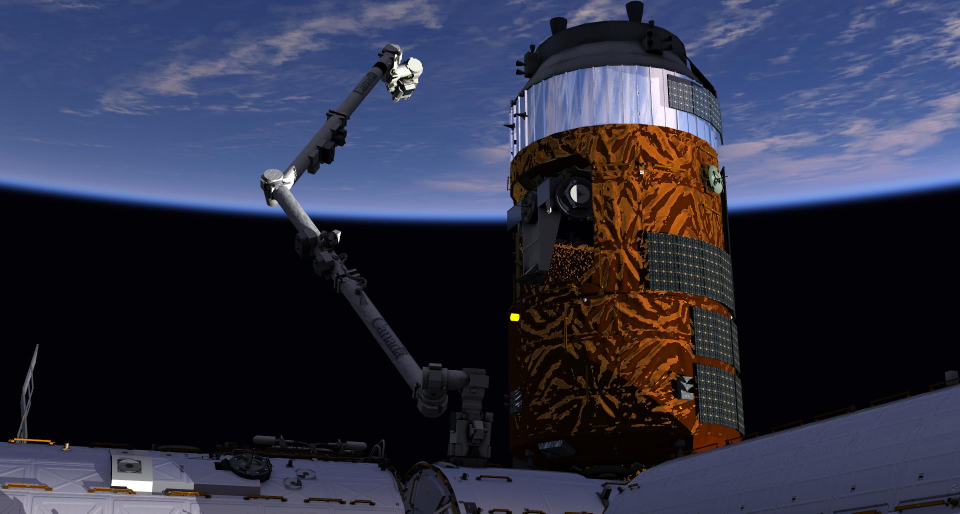
//> input picture testConcepts/testStereoBM/image1.jpeg, 1920 x 1027 px (shown at 1/2 size)
$ ./stereoBM image1.jpeg image2.jpeg -GT=image2.jpeg   (built with g++ and OpenCV 4)
//> lines starting //> are read from the running program, lines starting //| are printed output that depends on the picture
#include "opencv2/calib3d.hpp"
#include "opencv2/imgproc.hpp"
#include "opencv2/imgcodecs.hpp"
#include "opencv2/highgui.hpp"
#include "opencv2/core/utility.hpp"
#include "opencv2/ximgproc/disparity_filter.hpp"
#include <iostream>
#include <string>

using namespace cv;
using namespace cv::ximgproc;
using namespace std;

Rect computeROI(Size2i src_sz, Ptr<StereoMatcher> matcher_instance);

const String keys =
    "{help h usage ? |                  | print this message                                                }"
    "{@left          |../data/aloeL.jpg | left view of the stereopair                                       }"
    "{@right         |../data/aloeR.jpg | right view of the stereopair                                      }"
    "{GT             |../data/aloeGT.png| optional ground-truth disparity (MPI-Sintel or Middlebury format) }"
    "{dst_path       |None              | optional path to save the resulting filtered disparity map        }"
    "{dst_raw_path   |None              | optional path to save raw disparity map before filtering          }"
    "{algorithm      |bm                | stereo matching method (bm or sgbm)                               }"
    "{filter         |wls_conf          | used post-filtering (wls_conf or wls_no_conf)                     }"
    "{no-display     |                  | don't display results                                             }"
    "{no-downscale   |                  | force stereo matching on full-sized views to improve quality      }"
    "{dst_conf_path  |None              | optional path to save the confidence map used in filtering        }"
    "{vis_mult       |1.0               | coefficient used to scale disparity map visualizations            }"
    "{max_disparity  |160               | parameter of stereo matching                                      }"
    "{window_size    |-1                | parameter of stereo matching                                      }"
    "{wls_lambda     |8000.0            | parameter of post-filtering                                       }"
    "{wls_sigma      |1.5               | parameter of post-filtering                                       }"
    ;

int main(int argc, char** argv)
{
    CommandLineParser parser(argc,argv,keys);
    parser.about("Disparity Filtering Demo");
    if (parser.has("help"))
    {
        parser.printMessage();
        return 0;
    }

    String left_im = parser.get<String>(0);
    String right_im = parser.get<String>(1);
    String GT_path = parser.get<String>("GT");

    String dst_path = parser.get<String>("dst_path");
    String dst_raw_path = parser.get<String>("dst_raw_path");
    String dst_conf_path = parser.get<String>("dst_conf_path");
    String algo = parser.get<String>("algorithm");
    String filter = parser.get<String>("filter");
    bool no_display = parser.has("no-display");
    bool no_downscale = parser.has("no-downscale");
    int max_disp = parser.get<int>("max_disparity");
    double lambda = parser.get<double>("wls_lambda");
    double sigma  = parser.get<double>("wls_sigma");
    double vis_mult = parser.get<double>("vis_mult");

    int wsize;
    if(parser.get<int>("window_size")>=0) //user provided window_size value
        wsize = parser.get<int>("window_size");
    else
    {
        if(algo=="sgbm")
            wsize = 3; //default window size for SGBM
        else if(!no_downscale && algo=="bm" && filter=="wls_conf")
            wsize = 7; //default window size for BM on downscaled views (downscaling is performed only for wls_conf)
        else
            wsize = 15; //default window size for BM on full-sized views
    }

    if (!parser.check())
    {
        parser.printErrors();
        return -1;
    }

    //! [load_views]
    Mat left  = imread(left_im ,IMREAD_COLOR);
//> left is the input picture: 1027 rows x 1920 cols, CV_8UC3; mean B, G, R 68.5, 49.4, 47.7
    if ( left.empty() )
    {
        cout<<"Cannot read image file: "<<left_im;
        return -1;
    }

    Mat right = imread(right_im,IMREAD_COLOR);
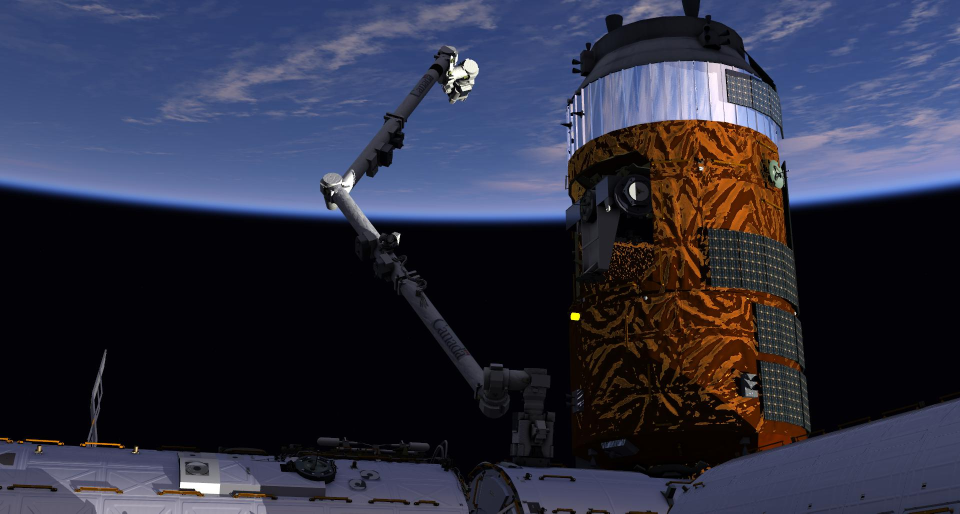
//> input picture testConcepts/testStereoBM/image2.jpeg, 1920 x 1027 px (shown at 1/2 size)
//> right is the input picture: 1027 rows x 1920 cols, CV_8UC3; mean B, G, R 67.2, 48.5, 46.9
    if ( right.empty() )
    {
        cout<<"Cannot read image file: "<<right_im;
        return -1;
    }
    //! [load_views]

    bool noGT;
    Mat GT_disp;
    if (GT_path=="../data/aloeGT.png" && left_im!="../data/aloeL.jpg")
        noGT=true;
    else
    {
        noGT=false;
        if(readGT(GT_path,GT_disp)!=0)
        {
            cout<<"Cannot read ground truth image file: "<<GT_path<<endl;
            return -1;
        }
    }

    Mat left_for_matcher, right_for_matcher;
    Mat left_disp,right_disp;
    Mat filtered_disp;
    Mat conf_map = Mat(left.rows,left.cols,CV_8U);
    conf_map = Scalar(255);
    Rect ROI;
    Ptr<DisparityWLSFilter> wls_filter;
    double matching_time, filtering_time;
    if(max_disp<=0 || max_disp%16!=0)
    {
        cout<<"Incorrect max_disparity value: it should be positive and divisible by 16";
        return -1;
    }
    if(wsize<=0 || wsize%2!=1)
    {
        cout<<"Incorrect window_size value: it should be positive and odd";
        return -1;
    }
    if(filter=="wls_conf") // filtering with confidence (significantly better quality than wls_no_conf)
    {
        if(!no_downscale)
        {
            // downscale the views to speed-up the matching stage, as we will need to compute both left
            // and right disparity maps for confidence map computation
            //! [downscale]
            max_disp/=2;
            if(max_disp%16!=0)
                max_disp += 16-(max_disp%16);
            resize(left ,left_for_matcher ,Size(),0.5,0.5);
            resize(right,right_for_matcher,Size(),0.5,0.5);
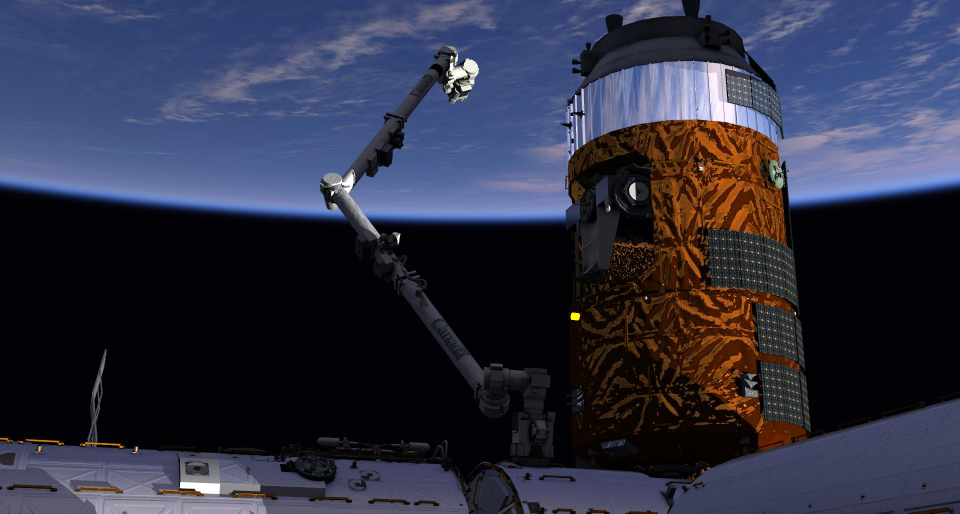
//> right_for_matcher: 514 rows x 960 cols, CV_8UC3; mean B, G, R 67.3, 48.6, 47.1
            //! [downscale]
        }
        else
        {
            left_for_matcher  = left.clone();
            right_for_matcher = right.clone();
        }

        if(algo=="bm")
        {
            //! [matching]
            Ptr<StereoBM> left_matcher = StereoBM::create(max_disp,wsize);
            wls_filter = createDisparityWLSFilter(left_matcher);
            Ptr<StereoMatcher> right_matcher = createRightMatcher(left_matcher);

            cvtColor(left_for_matcher,  left_for_matcher,  COLOR_BGR2GRAY);
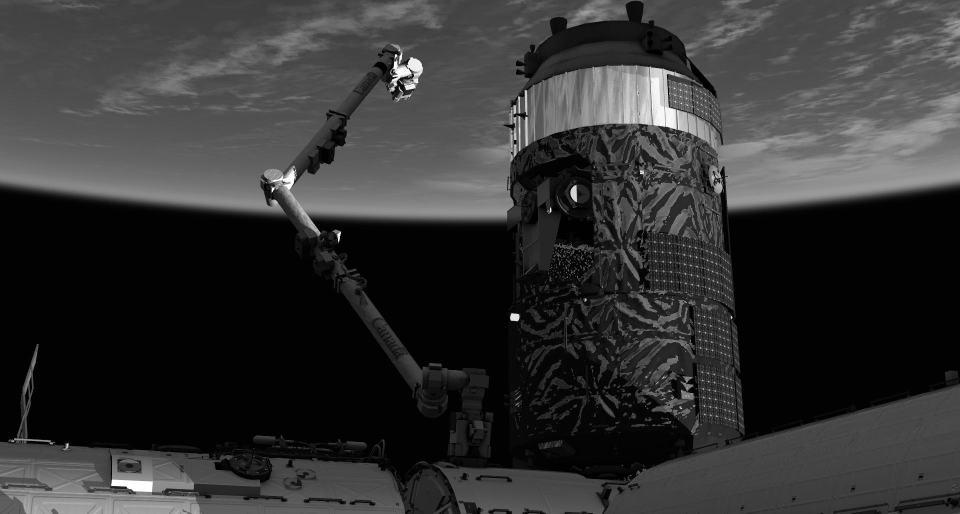
//> left_for_matcher: 514 rows x 960 cols, CV_8UC1; min 0, max 255, mean 51.2
            cvtColor(right_for_matcher, right_for_matcher, COLOR_BGR2GRAY);
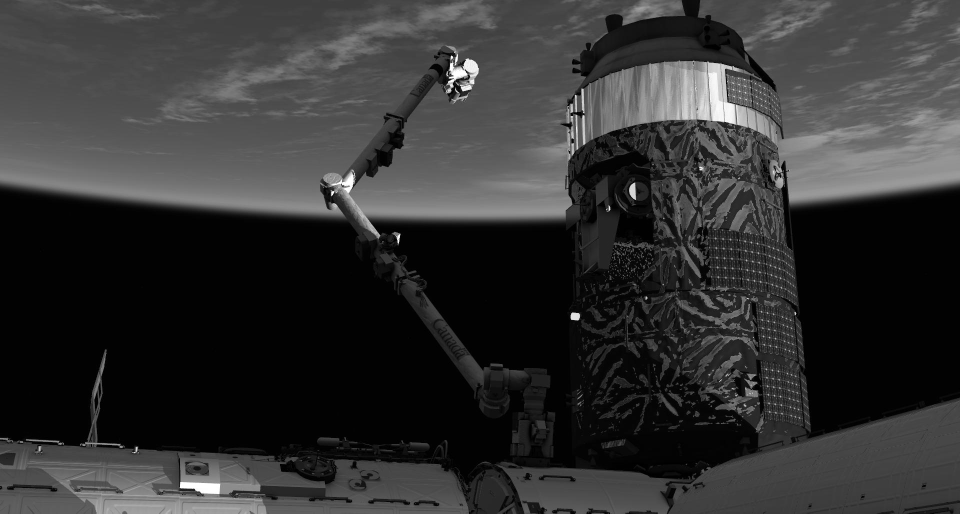
//> right_for_matcher: 514 rows x 960 cols, CV_8UC1; min 0, max 255, mean 50.3

            matching_time = (double)getTickCount();
            left_matcher-> compute(left_for_matcher, right_for_matcher,left_disp);
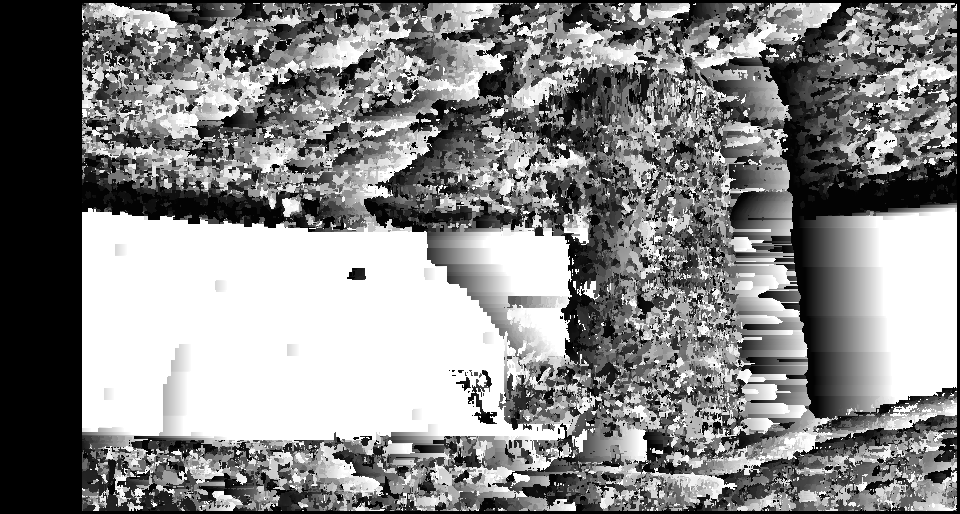
//> left_disp: 514 rows x 960 cols, CV_16SC1; min -16, max 1264, mean 664; drawn with min black and max white
            right_matcher->compute(right_for_matcher,left_for_matcher, right_disp);
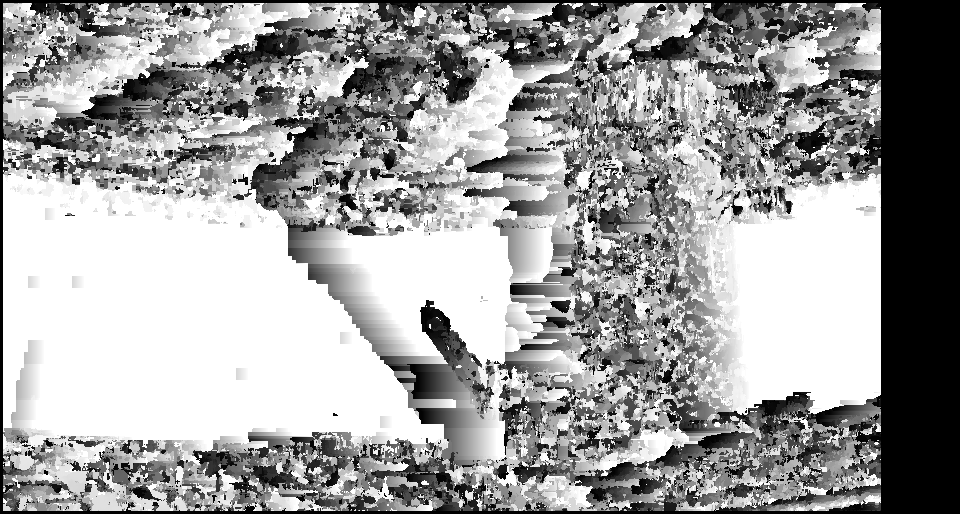
//> right_disp: 514 rows x 960 cols, CV_16SC1; min -1280, max 0, mean -480.3; drawn with min black and max white
            matching_time = ((double)getTickCount() - matching_time)/getTickFrequency();
            //! [matching]
        }
        else if(algo=="sgbm")
        {
            Ptr<StereoSGBM> left_matcher  = StereoSGBM::create(0,max_disp,wsize);
            left_matcher->setP1(24*wsize*wsize);
            left_matcher->setP2(96*wsize*wsize);
            left_matcher->setPreFilterCap(63);
            left_matcher->setMode(StereoSGBM::MODE_SGBM_3WAY);
            wls_filter = createDisparityWLSFilter(left_matcher);
            Ptr<StereoMatcher> right_matcher = createRightMatcher(left_matcher);

            matching_time = (double)getTickCount();
            left_matcher-> compute(left_for_matcher, right_for_matcher,left_disp);
            right_matcher->compute(right_for_matcher,left_for_matcher, right_disp);
            matching_time = ((double)getTickCount() - matching_time)/getTickFrequency();
        }
        else
        {
            cout<<"Unsupported algorithm";
            return -1;
        }

        //! [filtering]
        wls_filter->setLambda(lambda);
        wls_filter->setSigmaColor(sigma);
        filtering_time = (double)getTickCount();
        wls_filter->filter(left_disp,left,filtered_disp,right_disp);
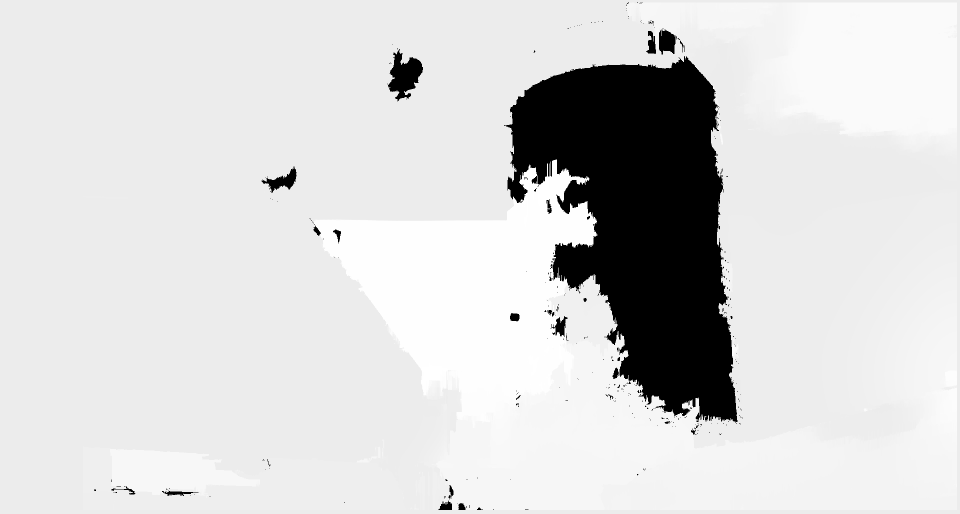
//> filtered_disp: 1027 rows x 1920 cols, CV_16SC1 (shown at 1/2 size); min -32768, max 2528, mean -3097.6; drawn with min black and max white
        filtering_time = ((double)getTickCount() - filtering_time)/getTickFrequency();
        //! [filtering]
        conf_map = wls_filter->getConfidenceMap();

        // Get the ROI that was used in the last filter call:
        ROI = wls_filter->getROI();
        if(!no_downscale)
        {
            // upscale raw disparity and ROI back for a proper comparison:
            resize(left_disp,left_disp,Size(),2.0,2.0);
//> left_disp: 1028 rows x 1920 cols, CV_16SC1
            left_disp = left_disp*2.0;
            ROI = Rect(ROI.x*2,ROI.y*2,ROI.width*2,ROI.height*2);
        }
    }
    else if(filter=="wls_no_conf")
    {
        /* There is no convenience function for the case of filtering with no confidence, so we
        will need to set the ROI and matcher parameters manually */

        left_for_matcher  = left.clone();
        right_for_matcher = right.clone();

        if(algo=="bm")
        {
            Ptr<StereoBM> matcher  = StereoBM::create(max_disp,wsize);
            matcher->setTextureThreshold(0);
            matcher->setUniquenessRatio(0);
            cvtColor(left_for_matcher,  left_for_matcher, COLOR_BGR2GRAY);
            cvtColor(right_for_matcher, right_for_matcher, COLOR_BGR2GRAY);
            ROI = computeROI(left_for_matcher.size(),matcher);
            wls_filter = createDisparityWLSFilterGeneric(false);
            wls_filter->setDepthDiscontinuityRadius((int)ceil(0.33*wsize));

            matching_time = (double)getTickCount();
            matcher->compute(left_for_matcher,right_for_matcher,left_disp);
            matching_time = ((double)getTickCount() - matching_time)/getTickFrequency();
        }
        else if(algo=="sgbm")
        {
            Ptr<StereoSGBM> matcher  = StereoSGBM::create(0,max_disp,wsize);
            matcher->setUniquenessRatio(0);
            matcher->setDisp12MaxDiff(1000000);
            matcher->setSpeckleWindowSize(0);
            matcher->setP1(24*wsize*wsize);
            matcher->setP2(96*wsize*wsize);
            matcher->setMode(StereoSGBM::MODE_SGBM_3WAY);
            ROI = computeROI(left_for_matcher.size(),matcher);
            wls_filter = createDisparityWLSFilterGeneric(false);
            wls_filter->setDepthDiscontinuityRadius((int)ceil(0.5*wsize));

            matching_time = (double)getTickCount();
            matcher->compute(left_for_matcher,right_for_matcher,left_disp);
            matching_time = ((double)getTickCount() - matching_time)/getTickFrequency();
        }
        else
        {
            cout<<"Unsupported algorithm";
            return -1;
        }

        wls_filter->setLambda(lambda);
        wls_filter->setSigmaColor(sigma);
        filtering_time = (double)getTickCount();
        wls_filter->filter(left_disp,left,filtered_disp,Mat(),ROI);
        filtering_time = ((double)getTickCount() - filtering_time)/getTickFrequency();
    }
    else
    {
        cout<<"Unsupported filter";
        return -1;
    }

    //collect and print all the stats:
    cout.precision(2);
    cout<<"Matching time:  "<<matching_time<<"s"<<endl;
    cout<<"Filtering time: "<<filtering_time<<"s"<<endl;
    cout<<endl;

    double MSE_before,percent_bad_before,MSE_after,percent_bad_after;
    if(!noGT)
    {
//> (the run ends here: the program stops with an error, at `MSE_before = computeMSE(GT_disp,left_disp,ROI);`)
